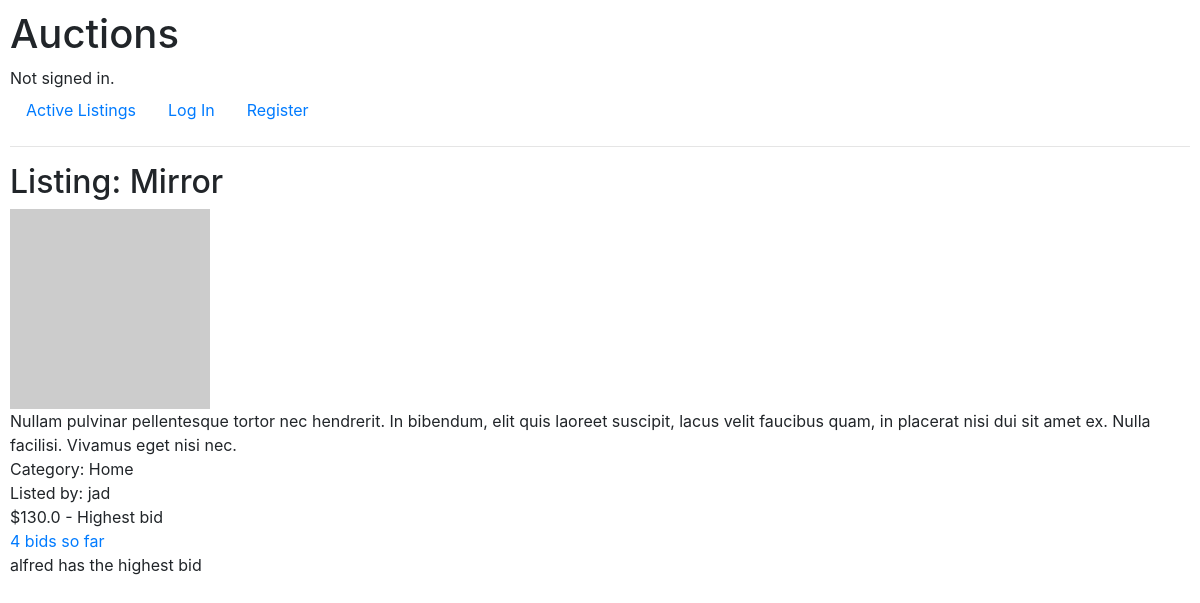
/listing/2, run on the app's committed database.
### auctions/models.py (models this page shows, shortened)
class Listing(models.Model):
    creator_id = models.ForeignKey(User, on_delete=models.CASCADE, related_name="listing_items")
    title = models.CharField(max_length=20)
    description = models.TextField(max_length=200)
    initial_bid = models.FloatField()
    image_url = models.URLField()
    category = models.CharField(choices=CATEGORIES, max_length=20)
    is_closed = models.BooleanField(default=False)
    watchlist_users = models.ManyToManyField(User, blank=True, related_name="watchlist")

class User(AbstractUser):
    pass

### auctions/views.py (the view, shortened to what this page needs)
# urls.py: path("listing/<int:listing_id>", views.listing_page, name="listing_page"),
def listing_page(request, listing_id):
    current_listing = Listing.objects.get(id=listing_id)
    highest_bid = None
    number_of_biddings = 0
    highest_bidder = None
    user_is_creator = False
    add_to_watchlist = False
    if current_listing.biddings.exists():
        no_bids = False
        aggregate_result = current_listing.biddings.all().aggregate(Count("id"), Max("bid_value"))
        highest_bid = aggregate_result["bid_value__max"]
        number_of_biddings = aggregate_result["id__count"]
        highest_bidder = current_listing.biddings.get(bid_value=highest_bid).user_id
    else:
        no_bids = True
    return render(request, "auctions/listing_page.html", {
        "current_listing": current_listing,
        "form": PlaceBidForm(),
        "user_is_creator": user_is_creator,
        "add_to_watchlist": add_to_watchlist,
        "no_bids": no_bids,
        "highest_bid": highest_bid,
        "number_of_biddings" : number_of_biddings,
        "highest_bidder": highest_bidder,
    })

### auctions/templates/auctions/listing_page.html (shortened to what this page needs)
{% extends "auctions/layout.html" %}
{% block body %}
    <h2>Listing: {{ current_listing.title }}</h2>
    <div>
        <img src="{{ current_listing.image_url }}" alt="{{ current_listing.title }}">
        <div>{{ current_listing.description }}</div>
        <div>Category: {{ current_listing.category }}</div>
        <div>Listed by: {{ current_listing.creator_id }}</div>
        {% if no_bids %}
            <div>${{ current_listing.initial_bid }} - Initial bid</div>
        {% else %}
            <div>${{ highest_bid }} - Highest bid</div>
        {% endif %}
        {% if number_of_biddings > 0 %}
            {% if number_of_biddings == 1 %}
                <a href="{% url 'auctions:bids_details' current_listing.id %}">1 bid so far</a>
            {% else %}
                <a href="{% url 'auctions:bids_details' current_listing.id %}">{{ number_of_biddings }} bids so far</a>
            {% endif %}
            {% if user == highest_bidder %}
                <div>Your bid is the highest bid</div>
            {% else %}
                <div>{{highest_bidder}} has the highest bid</div>
            {% endif %}
        {% else %}
            <div> No bids so far</div>
        {% endif %}
    </div>
{% endblock %}

### auctions/static/auctions/styles.css (style rules this page uses)
body { padding: 10px; }

### data on the page
Listing: title "Mirror", description "Nullam pulvinar pellentesque tortor nec hendrerit. In bibendum, elit quis laoreet suscipit, lacus velit faucibus quam, in placerat nisi dui sit amet ex. Nulla facilisi. Vivamus eget nisi nec.", category "Home", creator_id "jad"
User: username "alfred"

### other printed values
{{ highest_bid }} "130.0"
{{ number_of_biddings }} "4"
